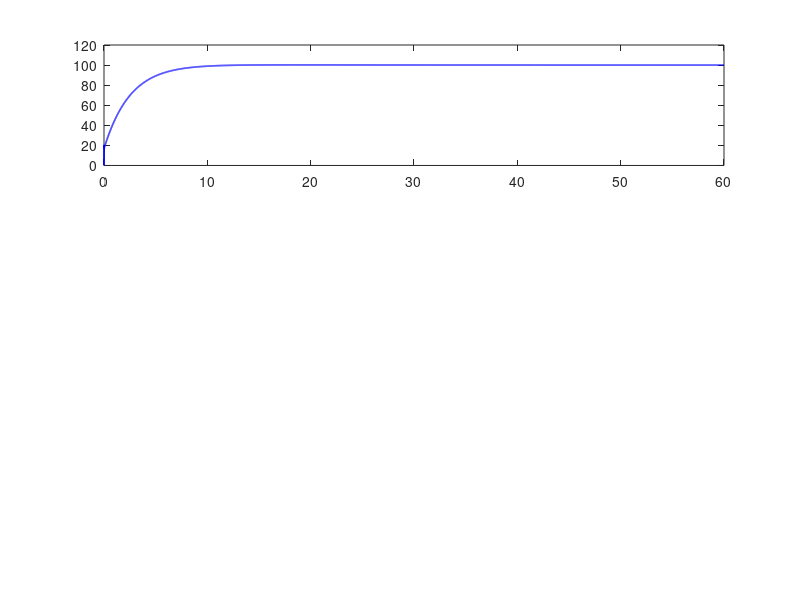

This figure's MATLAB source: (Note: this script raises an error after producing the figure.)
%% sim-05: Simulink-Style Feedback Loop (script-based)
% Time-domain discrete simulation of PID + plant in a for-loop

dt = 0.01;
t = 0:dt:60;
N = length(t);

% Preallocate
y = zeros(1, N);     % plant output
u = zeros(1, N);     % control effort
e_vec = zeros(1, N); % error

% PID state
e_int = 0;
e_prev = 0;

% Gains
Kp = 5; Ki = 0.5; Kd = 2;

% Plant parameter
tau = 10; % time constant

% Setpoint
setpoint = 100;

for i = 2:N
    % Error
    e = setpoint - y(i-1);

    % PID controller
    e_int = e_int + e * dt;
    e_deriv = (e - e_prev) / dt;
    u(i) = Kp*e + Ki*e_int + Kd*e_deriv;
    e_prev = e;

    % Plant (first-order Euler integration)
    y(i) = y(i-1) + (u(i) - y(i-1)) / tau * dt;

    % Store error
    e_vec(i) = e;
end

% Plot results as 3-panel subplot
figure;
subplot(3,1,1);
plot(t, y, 'b', 'LineWidth', 1.2); hold on;
yline(setpoint, 'r--');
xlabel('Time (s)'); ylabel('Output');
title('Setpoint vs Plant Output'); grid on;
legend('y(t)', 'Setpoint');

subplot(3,1,2);
plot(t, e_vec, 'm');
xlabel('Time (s)'); ylabel('Error');
title('Tracking Error'); grid on;

subplot(3,1,3);
plot(t, u, 'Color', [0 0.6 0]);
xlabel('Time (s)'); ylabel('u(t)');
title('Control Effort'); grid on;

sgtitle('PID Feedback Simulation');
